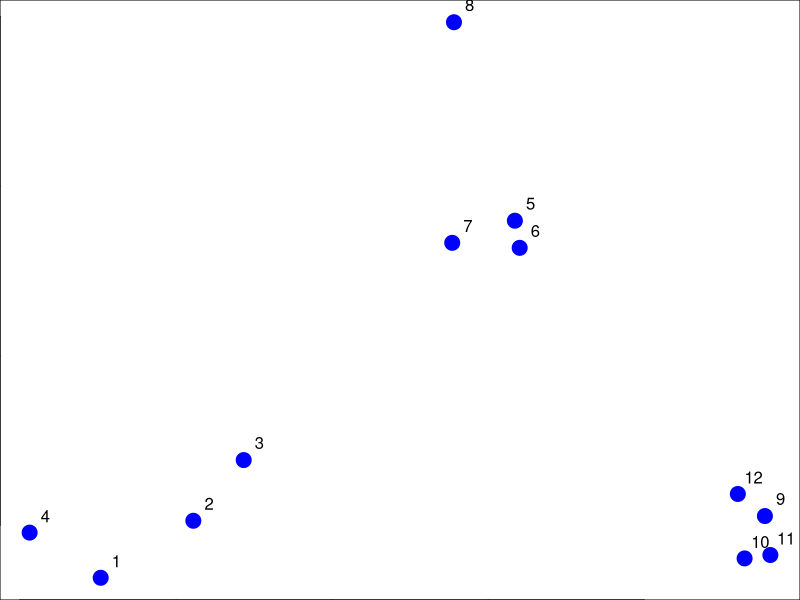
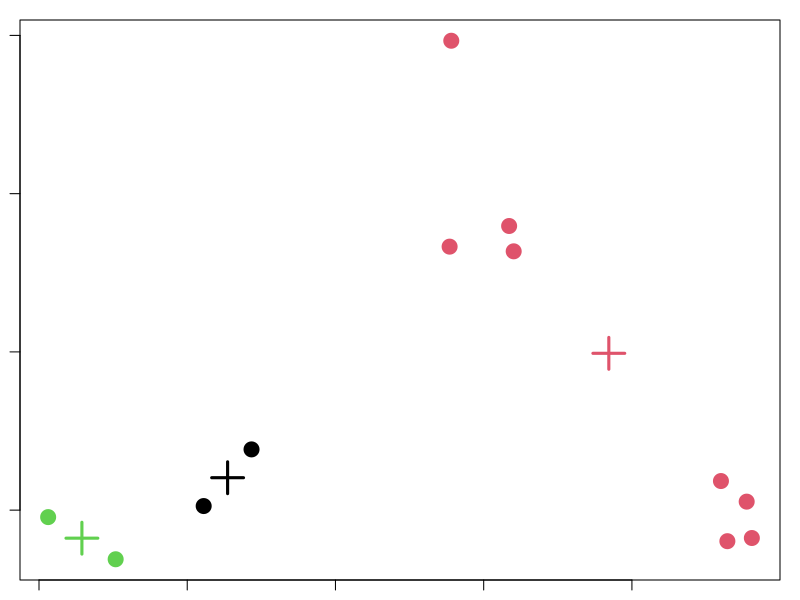
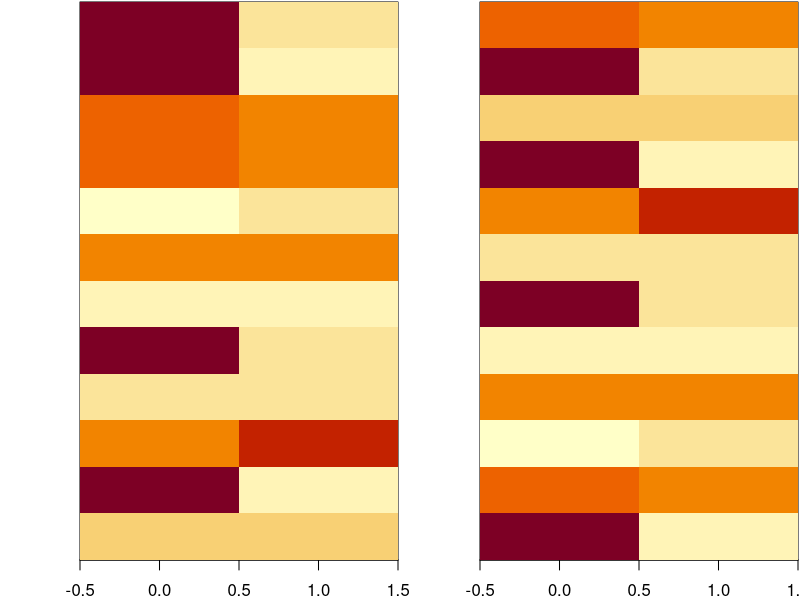

Here is the R script that generated these plots, in order:
#####    K-Means Clustering    #####
####################################

### Clustering Basic Questions

# How do we define close?
# For continuous variables: Euclidean distance of correlation similarity
# For binary variables: Manhattan distance.
# See Lecture slides on hierachical clustering for details on these methods.
#
# How do we group things?
# How do we visualize the grouping?
# How do we interpret the grouping?


### K-Means Clustering

# This approach uses as fixed number of clusters. For each cluster it get the
# centroid and assigns all observations to one of these clusters.
# The inputs are a number of clusters, the defined distance metric, and an 
# initial guess for the cluster centrois. 
# Assigning all observations to the clusters and defining them is an iterative
# process. It is displayed in the slides to this lecture for the following data.

set.seed(1234)
par(mar = c(0,0,0,0))
x <- rnorm(12, mean = rep(1:3, each = 4), sd = 0.2)
y <- rnorm(12, mean = rep(c(1,2,1), each = 4), sd = 0.2)
plot(x,y, col = "blue", pch = 19, cex = 2)
text(x + 0.05, y + 0.05, labels = as.character(1:12))


### The kmeans() Function

# The kmeans() function implements the k-means algorithm.

df <- data.frame(x, y)
kmeans_obj <- kmeans(df, centers = 3)
names(kmeans_obj)
kmeans_obj
kmeans_obj$cluster
kmeans_obj$centers

par(mar = c(1,1,1,1))
plot(x,y, col = kmeans_obj$cluster, pch = 19, cex = 2)
points(kmeans_obj$centers, col = 1:3, pch = 3, cex = 3, lwd = 3)


### Heatmap for K-Means Clustering

set.seed(1234)
dm <- as.matrix(df) [sample(1:12),]
dm
kmeans_obj2 <- kmeans(dm, centers = 3)
par(mfrow = c(1,2), mar = c(2,4,0.1,0.1))
t(dm)
t(dm) [, nrow(dm):1]
image(t(dm) [, nrow(dm):1], yaxt = "n")
image(t(dm) [, order(kmeans_obj$cluster)], yaxt = "n")


### Notes and More Information

# The number of clusters can be picked by eye/intuition. Alternatively cross-
# validation or information theory can be used to determine the number of 
# clusters. Wikipedia has a good article on this:
# http://en.wikipedia.org/wiki/Determining_the_number_of_clusters_in_a_data_set

# THe k-means algo is not deterministic: Depending on how it is implemented the
# results could be different. Different numbers of clusters or iterations are
# possible.

# Video on clustering and distances: https://www.youtube.com/watch?v=wQhVWUcXM0A
#
# Elements of Statistical Learning book: 
# Available here: http://statweb.stanford.edu/~tibs/ElemStatLearn/